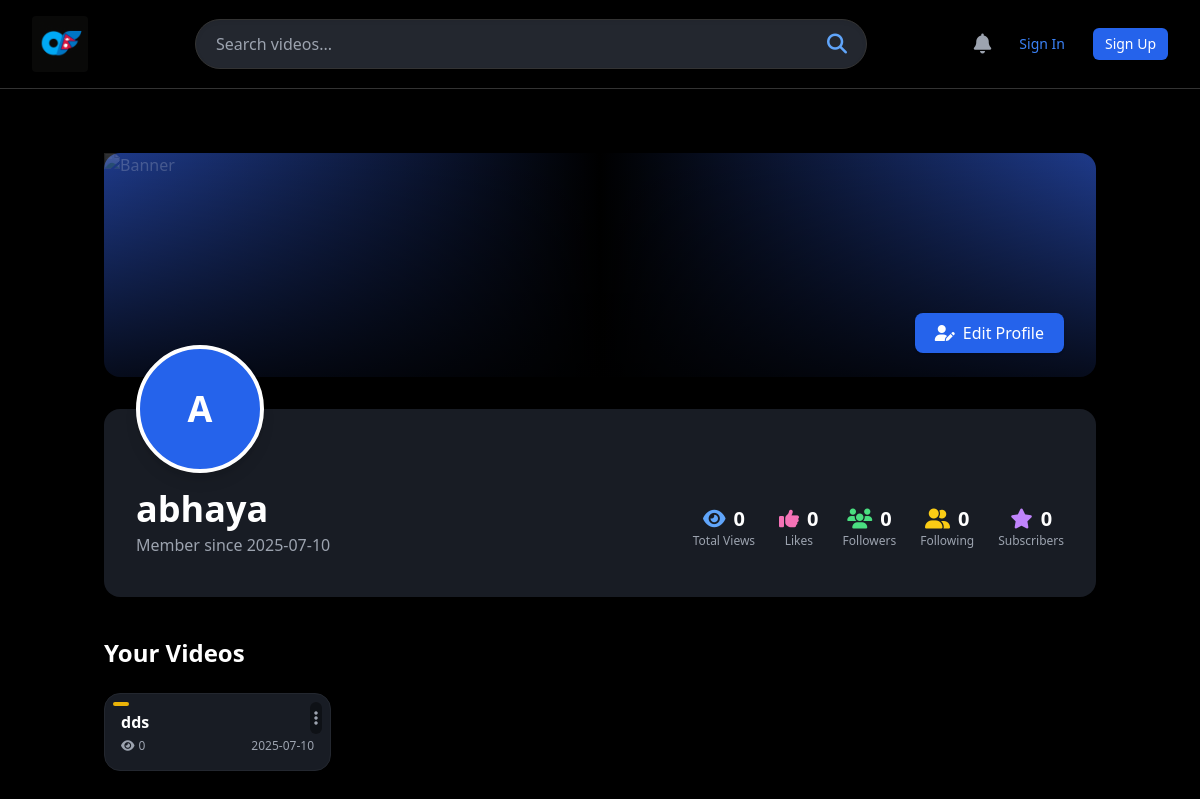
The page /user/abhaya on the database as committed earlier.
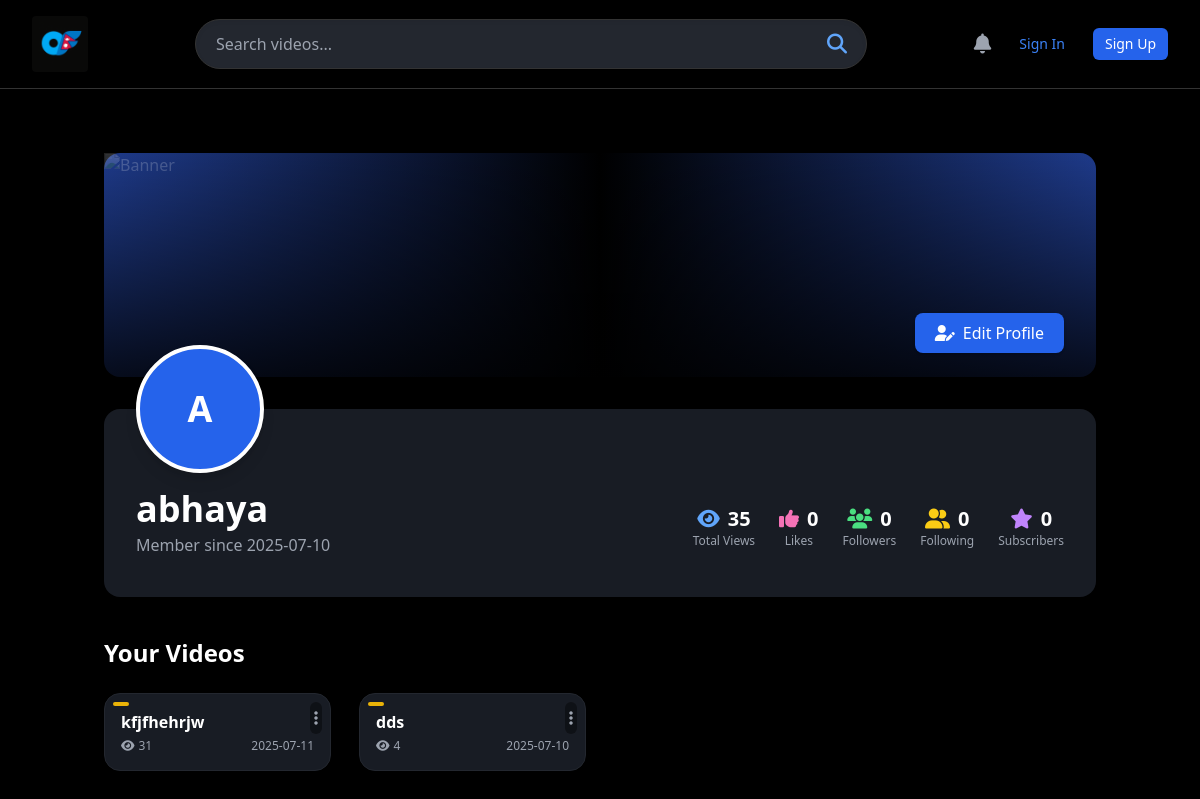
The same page on the database as committed later.
### tables this page shows
CREATE TABLE users (
            id INTEGER PRIMARY KEY AUTOINCREMENT,
            username TEXT UNIQUE NOT NULL,
            password TEXT NOT NULL,
            created_at TIMESTAMP DEFAULT CURRENT_TIMESTAMP
        );

CREATE TABLE videos (
            id INTEGER PRIMARY KEY AUTOINCREMENT,
            filename TEXT NOT NULL,
            title TEXT,
            description TEXT,
            upload_date TEXT,
            user_id INTEGER,
            created_at TEXT DEFAULT CURRENT_TIMESTAMP
        , views INTEGER DEFAULT 0);

### app.py (the view)
@app.route('/user/<username>')
def user_profile(username):
    db = get_db()
    user = db.execute("SELECT * FROM users WHERE username = ?", (username,)).fetchone()
    if not user:
        flash("User not found", "error")
        return redirect(url_for('index'))
    videos = db.execute("""SELECT * FROM videos WHERE user_id = ? ORDER BY created_at DESC""", (user['id'],)).fetchall()
    stats = get_user_stats(user['id'])
    return render_template('profile.html', username=user['username'], videos=videos, user=user, stats=stats)

### app/__init__.py (called while the page is built)
def get_db():
    db = getattr(g, '_database', None)
    if db is None:
        db = g._database = sqlite3.connect('database.db')
        db.row_factory = sqlite3.Row
    return db

### user_stats.py (called while the page is built)
def get_db():
    db = getattr(g, '_database', None)
    if db is None:
        db = g._database = sqlite3.connect('database.db')
        db.row_factory = sqlite3.Row
    return db

### templates/profile.html (shortened to what this page needs)
{% extends "layout.html" %}
{% block content %}
<div class="container mx-auto px-4 py-8 max-w-5xl">
  <div class="relative h-40 md:h-56 rounded-2xl mb-8 bg-gradient-to-r from-blue-900 via-black to-blue-900 flex items-end">
    <img src="/static/Nep-Hub.svg" alt="Banner" class="absolute inset-0 w-full h-full object-cover opacity-20 pointer-events-none select-none" />
    <div class="absolute inset-0 bg-gradient-to-t from-black/80 to-transparent"></div>
    <a href="/profile/edit" class="absolute right-8 bottom-6 bg-blue-600 hover:bg-blue-700 text-white px-5 py-2 rounded-lg font-medium shadow transition flex items-center gap-2 text-sm md:text-base z-50">
      <i class="fas fa-user-edit"></i> Edit Profile
    </a>
  </div>
  <div class="relative w-full">
    <div class="absolute left-8 -mt-16 z-[99]" style="z-index:99;">
      <div class="w-28 h-28 md:w-32 md:h-32 bg-blue-600 border-4 border-white rounded-full flex items-center justify-center text-4xl font-extrabold text-white shadow-lg">
        {{ username[0].upper() }}
      </div>
    </div>
  </div>
  <div class="bg-[#181c24] rounded-2xl shadow-xl px-8 pt-20 pb-8 relative mb-10">
    <div class="flex flex-col md:flex-row md:items-center md:justify-between gap-6">
      <div>
        <h1 class="text-3xl md:text-4xl font-bold text-white mb-1">{{ username }}</h1>
        <p class="text-gray-400 mb-2">Member since {{ user.created_at.split(' ')[0] }}</p>
      </div>
      <div class="flex gap-6 flex-wrap justify-start md:justify-end">
        <div class="text-center">
          <div class="text-xl font-bold text-white flex items-center justify-center gap-2"><i class="fas fa-eye text-blue-400"></i> {{ stats.views }}</div>
          <div class="text-xs text-gray-400">Total Views</div>
        </div>
        <div class="text-center">
          <div class="text-xl font-bold text-white flex items-center justify-center gap-2"><i class="fas fa-thumbs-up text-pink-400"></i> {{ stats.likes }}</div>
          <div class="text-xs text-gray-400">Likes</div>
        </div>
        <div class="text-center">
          <div class="text-xl font-bold text-white flex items-center justify-center gap-2"><i class="fas fa-users text-green-400"></i> {{ stats.followers }}</div>
          <div class="text-xs text-gray-400">Followers</div>
        </div>
        <div class="text-center">
          <div class="text-xl font-bold text-white flex items-center justify-center gap-2"><i class="fas fa-user-friends text-yellow-400"></i> {{ stats.following }}</div>
          <div class="text-xs text-gray-400">Following</div>
        </div>
        <div class="text-center">
          <div class="text-xl font-bold text-white flex items-center justify-center gap-2"><i class="fas fa-star text-purple-400"></i> {{ stats.subscribers }}</div>
          <div class="text-xs text-gray-400">Subscribers</div>
        </div>
      </div>
    </div>
  </div>
  <div class="mb-8">
    <h2 class="text-2xl font-bold text-white mb-6">Your Videos</h2>
    {% if videos %}
    <div class="grid grid-cols-1 sm:grid-cols-2 md:grid-cols-3 lg:grid-cols-4 gap-7">
      {% for video in videos %}
      <div class="bg-[#181c24] rounded-2xl shadow-lg border border-[#23272f] overflow-hidden flex flex-col group hover:scale-105 hover:shadow-2xl transition duration-300 relative">
        <a href="/watch/{{ video.id }}" class="block">
          <div class="aspect-w-16 aspect-h-9 bg-[#111] relative">
            <span class="absolute top-2 left-2 px-2 py-0.5 rounded text-xs font-semibold
              {% if video.privacy == 'public' %}bg-green-600 text-white
              {% elif video.privacy == 'private' %}bg-red-600 text-white
              {% else %}bg-yellow-500 text-black{% endif %}">
            </span>
            <div class="absolute top-2 right-2 z-10">
              <button onclick="this.nextElementSibling.classList.toggle('hidden')" class="text-gray-400 hover:text-white p-1 rounded-full bg-black/40 focus:outline-none"><i class="fas fa-ellipsis-v"></i></button>
            </div>
          </div>
        </a>
        <div class="flex-1 flex flex-col justify-between p-4 gap-1">
          <a href="/watch/{{ video.id }}">
            <h3 class="text-white font-semibold text-base mb-0 truncate">{{ video.title }}</h3>
          </a>
          <div class="flex items-center justify-between text-xs text-gray-400">
            <span class="flex items-center gap-1"><i class="fas fa-eye"></i> {{ video.views }}</span>
            <span>{{ video.created_at.split(' ')[0] }}</span>
          </div>
        </div>
      </div>
      {% endfor %}
    </div>
    {% else %}
    <div class="bg-[#222] p-8 rounded-lg text-center">
      <p class="text-gray-400 mb-4">You haven't uploaded any videos yet.</p>
      <a href="/upload" class="inline-block bg-blue-600 hover:bg-blue-700 text-white font-medium px-6 py-3 rounded-md transition">Upload Your First Video</a>
    </div>
    {% endif %}
  </div>
</div>
{% endblock %}

### templates/layout.html (shortened to what this page needs)
<!DOCTYPE html>
<html lang="en" >
<head>
  <script src="https://cdn.tailwindcss.com"></script>
  <link rel="stylesheet" href="https://cdnjs.cloudflare.com/ajax/libs/font-awesome/6.4.2/css/all.min.css" />
</head>
<body class="bg-black text-white">
  <header class="bg-black border-b border-[#333] sticky top-0 z-30 w-full flex items-center justify-between px-4 py-2 md:px-8 md:py-4 shadow-lg">
    <a href="/" class="flex items-center space-x-2">
      <img src="/static/logo.png" alt="Logo" class="w-10 h-10 md:w-14 md:h-14 rounded shadow-lg" />
    </a>
    <div class="hidden md:flex flex-1 max-w-2xl mx-8">
      <form action="/search" method="get" class="relative w-full">
        <input type="text" name="q" placeholder="Search videos..." class="w-full bg-[#23272f] border border-[#333] text-white px-5 py-3 rounded-full focus:outline-none focus:ring-2 focus:ring-blue-500 shadow-inner">
        <button class="absolute right-0 top-0 h-full px-5 text-blue-400 hover:text-white">
          <i class="fas fa-search text-xl"></i>
        </button>
      </form>
    </div>
    <div class="flex items-center space-x-4">
      <a href="#" class="text-gray-400 hover:text-blue-400 text-2xl md:text-xl"><i class="fas fa-bell"></i></a>
      {% if session.username %}
      <a href="/profile" class="flex items-center justify-center w-10 h-10 md:w-12 md:h-12 bg-blue-600 rounded-full text-white font-bold overflow-hidden border-2 border-blue-400 shadow">
        <span class="hidden md:inline">{{ session.username[0].upper() }}</span>
        <img src="/static/logo.png" alt="Profile" class="w-full h-full object-cover md:hidden" />
      </a>
      {% else %}
      <a href="/login" class="text-blue-500 hover:text-blue-400 px-3 py-1.5 rounded-md text-sm font-medium">Sign In</a>
      <a href="/signup" class="bg-blue-600 hover:bg-blue-700 text-white px-3 py-1.5 rounded-md text-sm font-medium transition">Sign Up</a>
      {% endif %}
    </div>
  </header>
  <main class="flex-1 overflow-y-auto p-8 pb-24 md:pb-8">
    {% block content %}{% endblock %}
  </main>
</body>
</html>

Rows that differ between the two databases and show on the page:
added videos: title "kfjfhehrjw", views "31", created_at "2025-07-11"
changed videos "dds": views "0" → "4"
Other text that changed with them:
{{ stats.views }}: "0" → "35"
